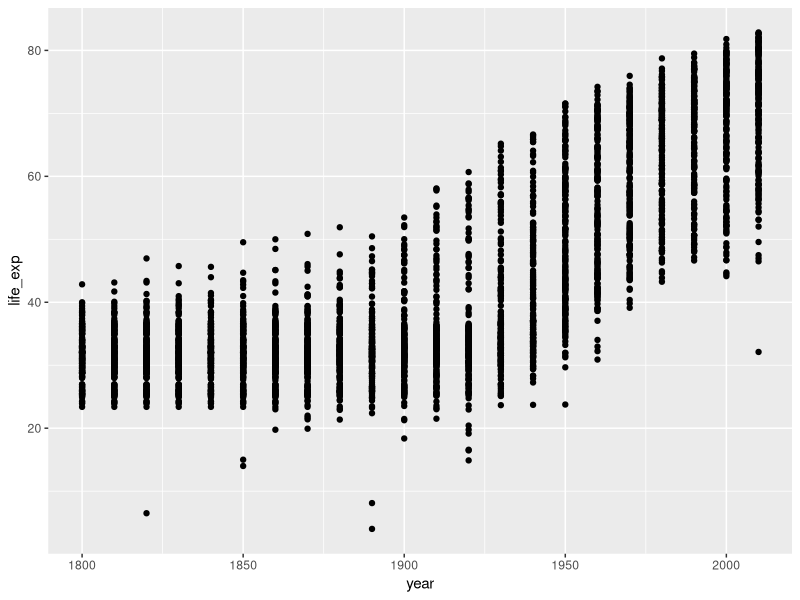
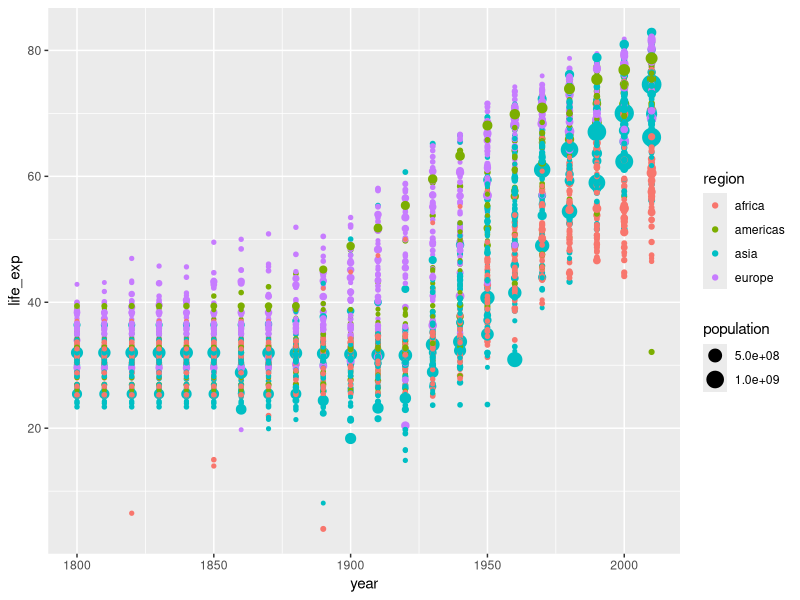
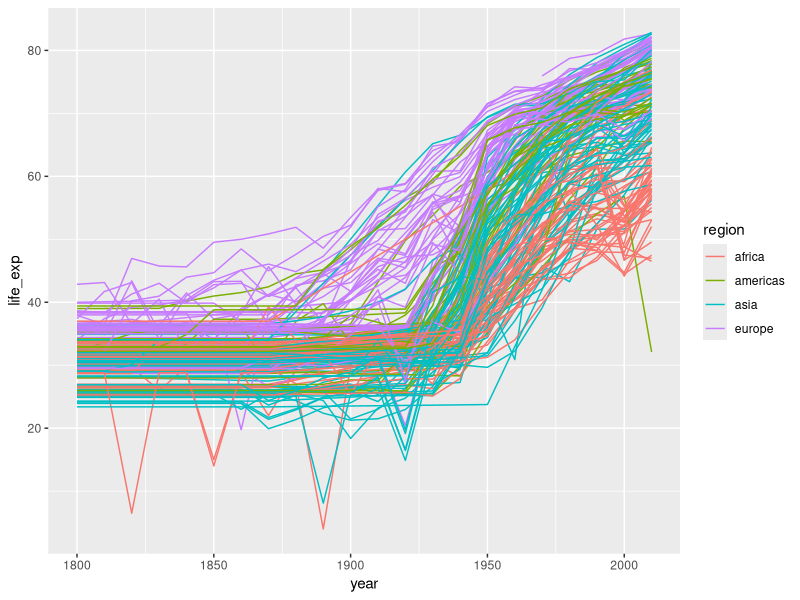
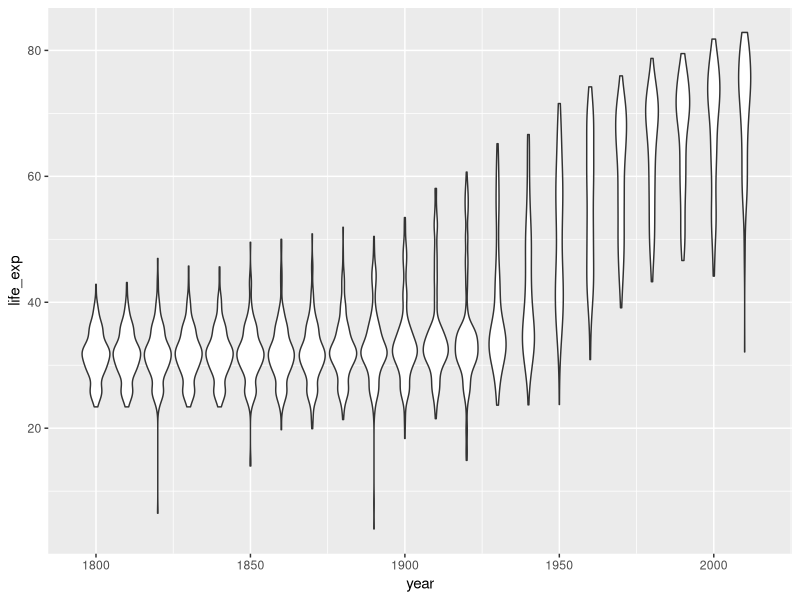
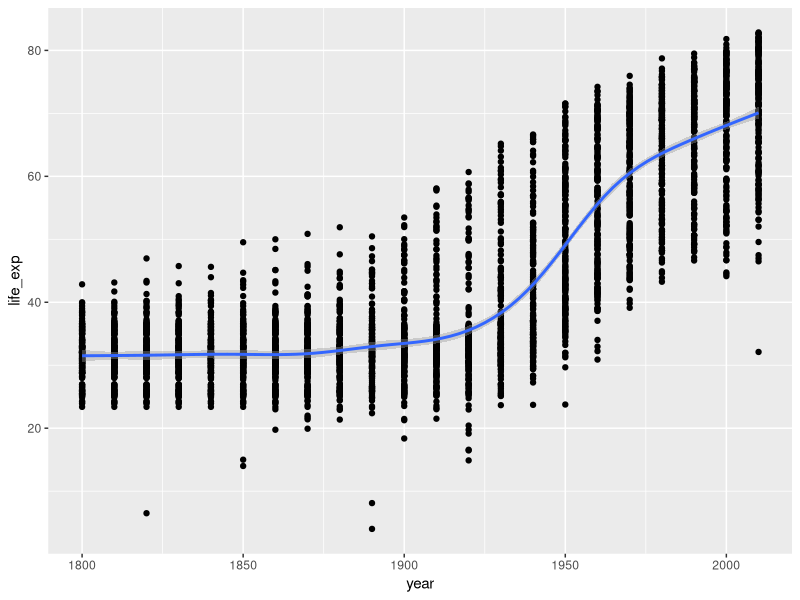
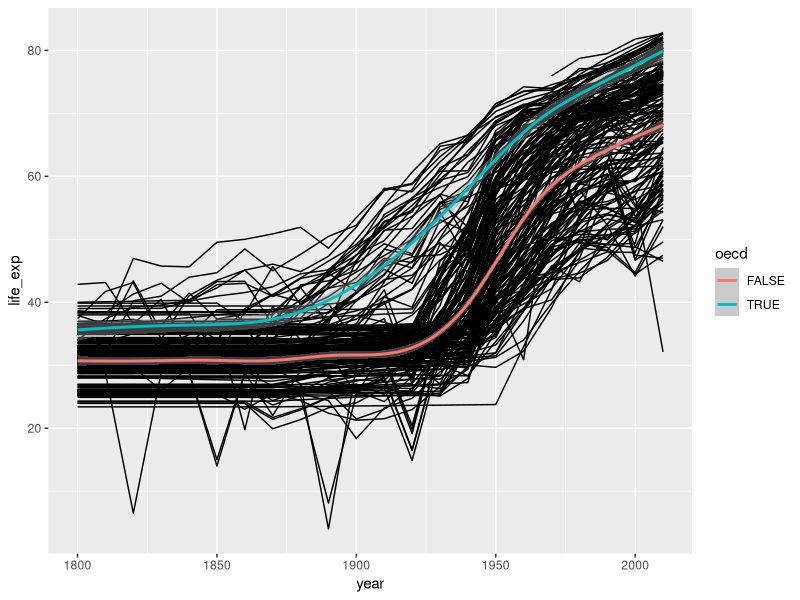
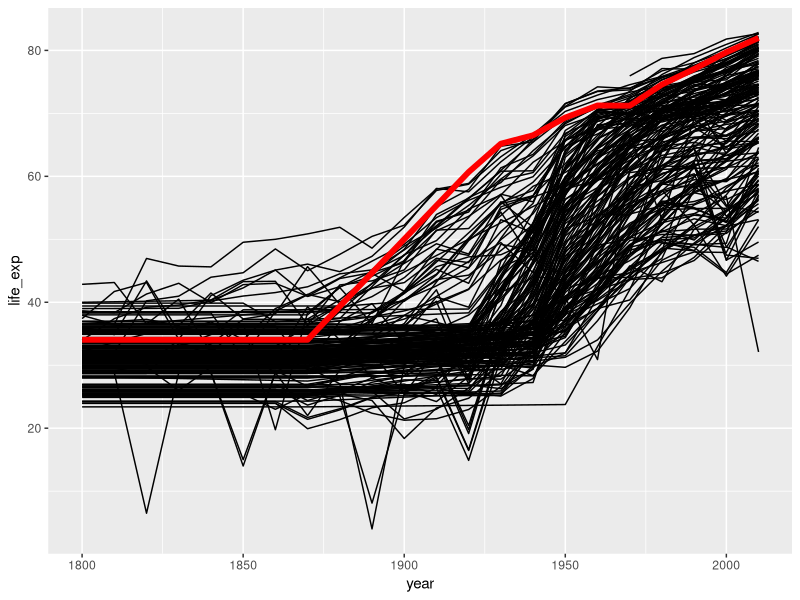
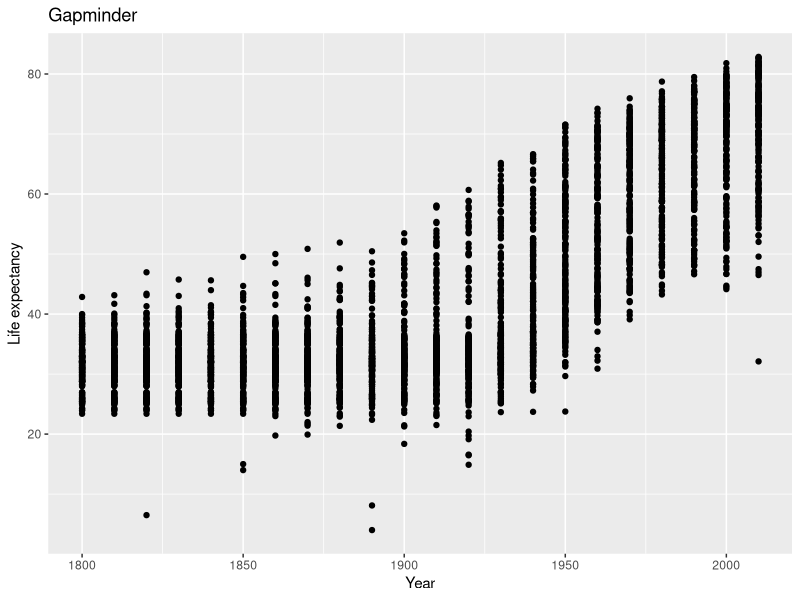

Write the R code that produced these figures, in order.
## ---- chunk 1
knitr::opts_chunk$set(fig.width=6, fig.height=3, fig.align="center")
## ---- chunk 2
library(tidyverse)
## ---- chunk 3
geo <- read_csv("r-intro/geo.csv")
gap <- read_csv("r-intro/gap-minder.csv")
gap_geo <- left_join(gap, geo, by="name")
## ---- chunk 4
ggplot(gap_geo, aes(x=year, y=life_exp)) +
    geom_point()
## ---- chunk 5
ggplot(gap_geo, aes(x=year, y=life_exp, color=region, size=population)) +
    geom_point()
## ---- chunk 6
gap2010 <- filter(gap_geo, year == 2010)
## ---- chunk 7
ggplot(gap_geo, aes(x=year, y=life_exp, group=name, color=region)) +
    geom_line()
## ---- chunk 8
ggplot(gap_geo, aes(x=year, y=life_exp, group=year)) +
    geom_violin()
## ---- chunk 9
ggplot(gap_geo, aes(x=year, y=life_exp)) +
    geom_point() +
    geom_smooth()
## ---- chunk 10
ggplot(gap_geo, aes(x=year, y=life_exp)) +
    geom_line(aes(group=name)) +
    geom_smooth(aes(color=oecd))
## ---- chunk 11
gap_australia <- filter(gap_geo, name == "Australia")

ggplot(gap_geo, aes(x=year, y=life_exp, group=name)) +
    geom_line() +
    geom_line(data=gap_australia, color="red", size=2)
## ---- chunk 12
ggplot(gap_geo, aes(x=year, y=life_exp)) +
    geom_point() +
    labs(x="Year", y="Life expectancy", title="Gapminder")
## ---- chunk 13
ggplot(gap_geo, aes(x=year, y=life_exp)) +
    geom_point() +
    labs(x="Year", y="Life expectancy", title="Gapminder") +
    theme_bw() +
    theme(plot.title = element_text(hjust = 0.5))
## ---- chunk 14
ggplot(gap_geo, aes(x=year, y=life_exp)) +
    geom_point() +
    coord_cartesian(ylim=c(0,90))
## ---- chunk 15
ggplot(gap_geo, aes(x=year, y=life_exp, group=name)) +
    geom_line() +
    facet_wrap(~ region)
